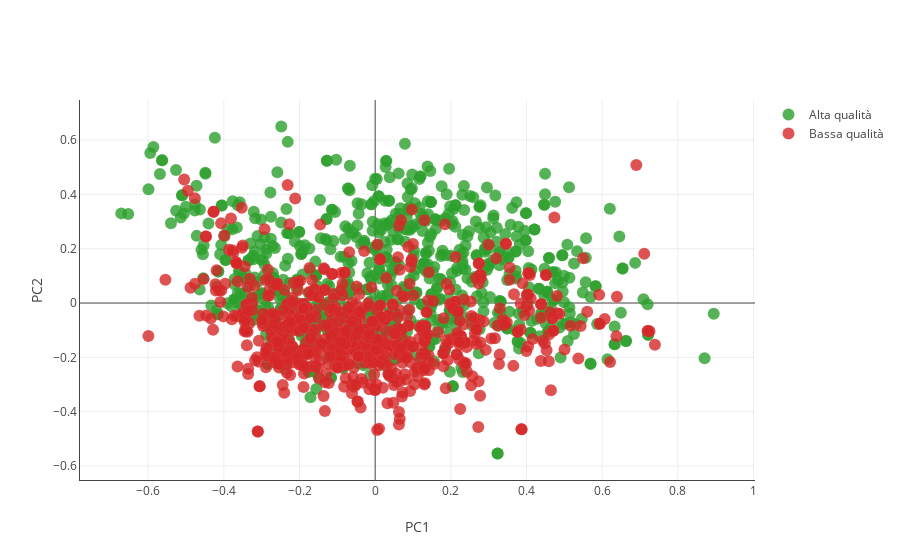

The cell this chart's notebook holds for it:
### Markdown cell above
Di seguito sono raffigurati tutte le osservazioni del dataset riproiettate lungo le principali due componenti. Questo è fatto a solo scopo di mostrare la distribuzione dei punti, perchè come si vedrà poco sotto, sarà utilizzato un numero maggiore di componenti per l'analisi.

### Code cell
doPCA(df_norm, 2, True)
my_pca_data, my_pca_obj = doPCA(df_norm, 4, False)
my_total_pca_data, my_total_pca_obj = doPCA(df_norm, 8, False)

### Figure 1 — Plotly figure (JSON) as saved in the notebook; plotly's stock layout.template omitted (floating-point values rounded to 4 significant figures; data arrays with more than 128 entries replaced by an {"elided": "..."} marker saying what was removed)
{"data": [{"marker": {"color": "#2ca02c", "line": {"color": "rgba(217, 217, 217, 0.14)", "width": 0.5}, "opacity": 0.8, "size": 12}, "mode": "markers", "name": "Alta qualità", "type": "scatter", "uid": "12a144cd-c151-431a-a62e-bd67eea068e9", "x": {"elided": "855 float values"}, "y": {"elided": "855 float values"}}, {"marker": {"color": "#d62728", "line": {"color": "rgba(217, 217, 217, 0.14)", "width": 0.5}, "opacity": 0.8, "size": 12}, "mode": "markers", "name": "Bassa qualità", "type": "scatter", "uid": "2ec69e38-03f7-4412-bdc0-b6f886688098", "x": {"elided": "744 float values"}, "y": {"elided": "744 float values"}}], "layout": {"xaxis": {"showline": true, "title": {"text": "PC1"}}, "yaxis": {"showline": true, "title": {"text": "PC2"}}}}
